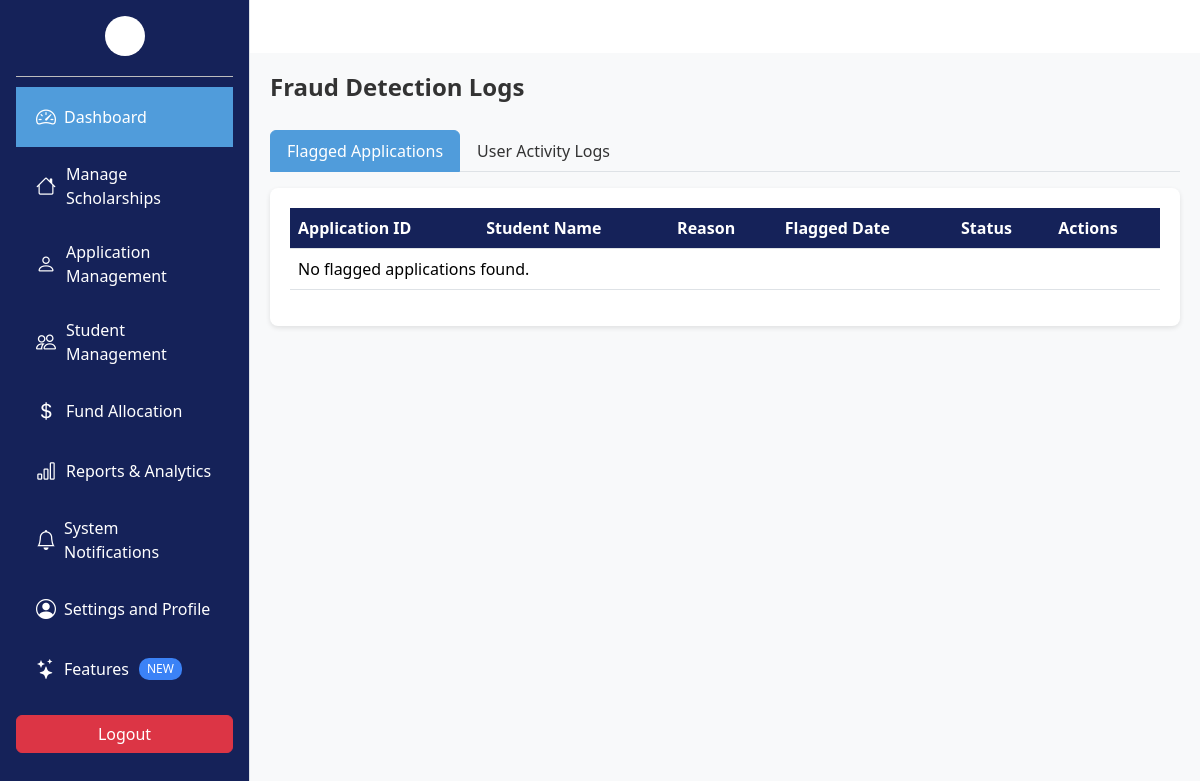
Before: /Admin/detection.php with the older database file.
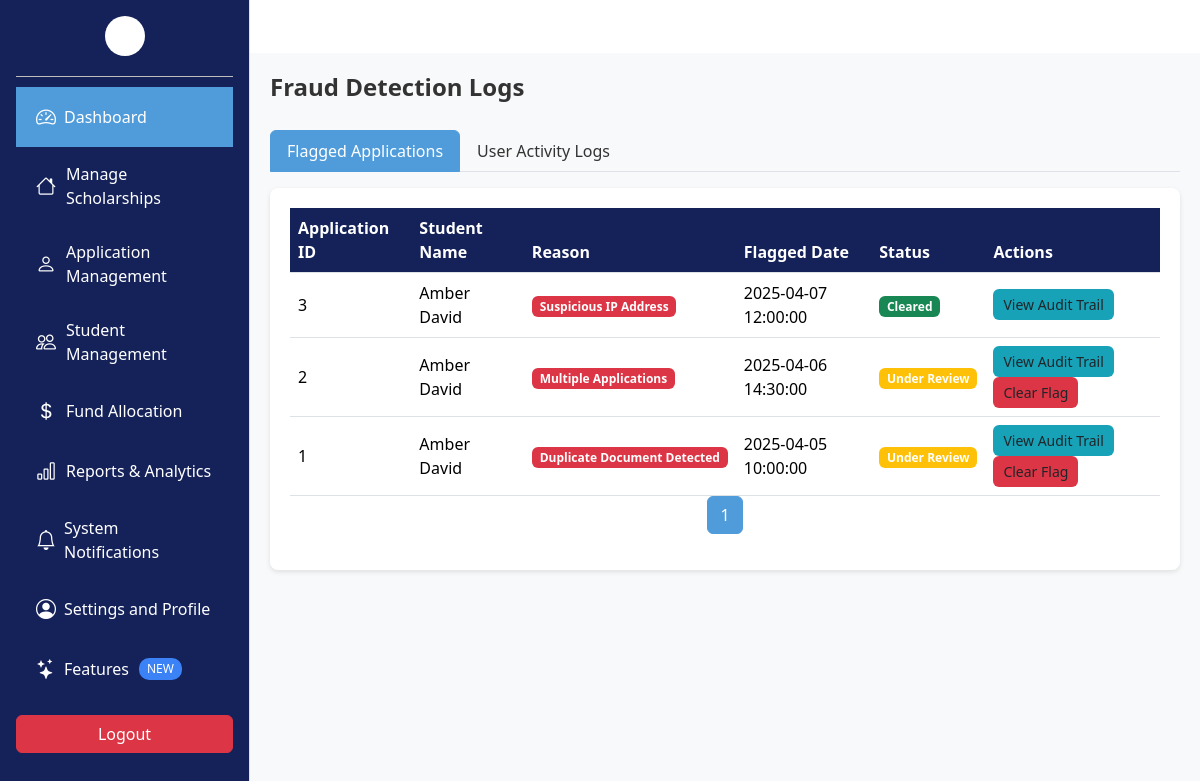
After: the same page with the newer database file.
### tables this page shows
CREATE TABLE FraudLogs (
    log_id INT PRIMARY KEY AUTO_INCREMENT,
    application_id INT DEFAULT NULL,
    user_id INT DEFAULT NULL,
    log_type ENUM('Flagged Application', 'User Activity') NOT NULL,
    reason VARCHAR(255) NOT NULL,
    details TEXT DEFAULT NULL,
    ip_address VARCHAR(45) DEFAULT NULL,
    flagged_date TIMESTAMP DEFAULT CURRENT_TIMESTAMP,
    status ENUM('Under Review', 'Cleared') DEFAULT 'Under Review',
    FOREIGN KEY (application_id) REFERENCES Applications(application_id) ON DELETE SET NULL,
    FOREIGN KEY (user_id) REFERENCES Users(user_id) ON DELETE SET NULL
);

CREATE TABLE Students (
    student_id INT PRIMARY KEY AUTO_INCREMENT,
    user_id INT NOT NULL,
    first_name VARCHAR(100) NOT NULL,
    last_name VARCHAR(100) NOT NULL,
    email VARCHAR(150) NOT NULL UNIQUE,
    phone VARCHAR(15),
    date_of_birth DATE,
    enrollment_date DATE NOT NULL,
    program VARCHAR(50) NOT NULL,
    gpa DECIMAL(3,2),
    status ENUM('Active', 'Graduated', 'Suspended', 'Withdrawn', 'Scholarship Awarded', 'Scholarship Revoked') DEFAULT 'Active',
    FOREIGN KEY (user_id) REFERENCES Users(user_id) ON DELETE CASCADE
);

### Admin/detection.php (the view, shortened to what this page needs)
<?php
include "../Database/db.php";
$page_flagged = isset($_GET['page_flagged']) ? max(1, intval($_GET['page_flagged'])) : 1;
$limit = 10;
$offset_flagged = ($page_flagged - 1) * $limit;
try {
    $sql = "SELECT COUNT(*) AS total FROM FraudLogs f WHERE f.log_type = 'Flagged Application'";
    $stmt = $conn->prepare($sql);
    $stmt->execute();
    $total_flagged = $stmt->get_result()->fetch_assoc()['total'];
    $total_pages_flagged = ceil($total_flagged / $limit);
    $sql = "SELECT f.log_id, f.application_id, s.first_name, s.last_name, f.reason, f.flagged_date, f.status
            FROM FraudLogs f
            LEFT JOIN Applications a ON f.application_id = a.application_id
            LEFT JOIN Students s ON a.student_id = s.student_id
            WHERE f.log_type = 'Flagged Application'
            ORDER BY f.flagged_date DESC
            LIMIT ? OFFSET ?";
    $stmt = $conn->prepare($sql);
    $stmt->bind_param("ii", $limit, $offset_flagged);
    $stmt->execute();
    $result = $stmt->get_result();
    $flagged_applications = [];
    while ($row = $result->fetch_assoc()) {
        $flagged_applications[] = $row;
    }
} catch (Exception $e) {
    $flagged_applications = [];
    $total_pages_flagged = 1;
    error_log("Error fetching flagged applications: " . $e->getMessage());
}
$page_activity = isset($_GET['page_activity']) ? max(1, intval($_GET['page_activity'])) : 1;
?>
<!DOCTYPE html>
<html lang="en">
<head>
    <link href="https://cdn.jsdelivr.net/npm/bootstrap@5.3.3/dist/css/bootstrap.min.css" rel="stylesheet" />
    <link href="https://cdn.jsdelivr.net/npm/bootstrap-icons@1.10.5/font/bootstrap-icons.css" rel="stylesheet" />
</head>
<body>
   <?php include 'sidebar.php'; ?>
    <div class="main-content">
        <div class="page-header">
            <h1>Fraud Detection Logs</h1>
        </div>
        <ul class="nav nav-tabs mb-3" id="logTabs" role="tablist">
            <li class="nav-item" role="presentation">
                <button class="nav-link active" id="flagged-tab" data-bs-toggle="tab" data-bs-target="#flagged" type="button" role="tab" aria-controls="flagged" aria-selected="true">Flagged Applications</button>
            </li>
            <li class="nav-item" role="presentation">
                <button class="nav-link" id="activity-tab" data-bs-toggle="tab" data-bs-target="#activity" type="button" role="tab" aria-controls="activity" aria-selected="false">User Activity Logs</button>
            </li>
        </ul>
        <div class="tab-content" id="logTabContent">
            <div class="tab-pane fade show active" id="flagged" role="tabpanel" aria-labelledby="flagged-tab">
                <div class="logs-table">
                    <table class="table table-hover">
                        <thead>
                            <tr>
                                <th>Application ID</th>
                                <th>Student Name</th>
                                <th>Reason</th>
                                <th>Flagged Date</th>
                                <th>Status</th>
                                <th>Actions</th>
                            </tr>
                        </thead>
                        <tbody id="flaggedApplications">
                            <?php foreach ($flagged_applications as $log): ?>
                                <tr data-id="<?php echo htmlspecialchars($log['log_id']); ?>">
                                    <td><?php echo htmlspecialchars($log['application_id'] ?? 'N/A'); ?></td>
                                    <td><?php echo htmlspecialchars(($log['first_name'] && $log['last_name']) ? $log['first_name'] . ' ' . $log['last_name'] : 'N/A'); ?></td>
                                    <td><span class="badge bg-danger"><?php echo htmlspecialchars($log['reason']); ?></span></td>
                                    <td><?php echo htmlspecialchars($log['flagged_date']); ?></td>
                                    <td><span class="badge bg-<?php echo $log['status'] == 'Under Review' ? 'warning' : 'success'; ?>"><?php echo htmlspecialchars($log['status']); ?></span></td>
                                    <td>
                                        <button class="btn btn-view" data-bs-toggle="modal" data-bs-target="#auditTrailModal" onclick="viewAuditTrail(<?php echo $log['log_id']; ?>)">View Audit Trail</button>
                                        <?php if ($log['status'] == 'Under Review'): ?>
                                            <button class="btn btn-clear" onclick="clearFlag(<?php echo $log['log_id']; ?>)">Clear Flag</button>
                                        <?php endif; ?>
                                    </td>
                                </tr>
                            <?php endforeach; ?>
                            <?php if (empty($flagged_applications)): ?>
                                <tr><td colspan="6">No flagged applications found.</td></tr>
                            <?php endif; ?>
                        </tbody>
                    </table>
                    <nav aria-label="Page navigation">
                        <ul class="pagination" id="paginationFlagged">
                            <?php for ($i = 1; $i <= $total_pages_flagged; $i++): ?>
                                <li class="page-item <?php echo $page_flagged == $i ? 'active' : ''; ?>">
                                    <a class="page-link" href="?page_flagged=<?php echo $i; ?>&page_activity=<?php echo $page_activity; ?>" onclick="changePage('flagged', <?php echo $i; ?>)"><?php echo $i; ?></a>
                                </li>
                            <?php endfor; ?>
                        </ul>
                    </nav>
                </div>
            </div>
        </div>
    </div>
</body>
</html>

### Admin/sidebar.php (shortened to what this page needs)
<div>
  <div class="d-flex">
    <h4 class="mb-4">Menu</h4>
    <div class="bg-light border-end p-3 sidebar" style="width: 250px; height: 100vh; overflow-y: auto;">
      <div class="nav flex-column">
        <a href="dashboard.php" class="nav-link">
          <i class="bi bi-speedometer2 me-2"></i> Dashboard
        </a>
        <a href="scholarship.php" class="nav-link">
          <i class="bi bi-house"></i> Manage Scholarships
        </a>
        <a href="application.php" class="nav-link">
          <i class="bi bi-person"></i> Application Management
        </a>
        <a href="student.php" class="nav-link">
          <i class="bi bi-people"></i> Student Management
        </a>
        <a href="fund.php" class="nav-link">
          <i class="bi bi-currency-dollar"></i> Fund Allocation
        </a>
        <a href="reports.php" class="nav-link">
          <i class="bi bi-bar-chart"></i> Reports & Analytics
        </a>
        <a href="notification.php" class="nav-link">
          <i class="bi bi-bell me-2"></i>System Notifications
        </a>
        <a href="settings.php" class="nav-link">
          <i class="bi bi-person-circle me-2"></i> Settings and Profile
        </a>
        <a href="#" class="nav-link">
          <i class="bi bi-stars me-2"></i> Features
        </a>
      </div>
      <div>
        <a href="/Scholarship_Management_System/login.php" class="btn btn-danger mt-3 w-100">Logout</a>
      </div>
    </div>
  </div>

### Admin/detection.php (style rules this page uses)
.main-content { background-color: #f8f9fa; min-height: 100vh; padding: 20px; }
.page-header { display: flex; justify-content: space-between; align-items: center; margin-bottom: 20px; }
.page-header h1 { font-size: 24px; font-weight: 600; color: #333; }
.nav-tabs .nav-link { color: #333; font-weight: 500; }
.nav-tabs .nav-link.active { background-color: #509CDB; color: #ffffff; border-color: #509CDB; }
.logs-table { background-color: #ffffff; border-radius: 8px; padding: 20px; box-shadow: 0 2px 5px rgba(0, 0, 0, 0.1); margin-bottom: 20px; }
.logs-table .table { margin-bottom: 0; }
.logs-table .table th { background-color: #152259; color: #ffffff; }
.logs-table .table td { vertical-align: middle; }
.logs-table .table .badge { font-size: 12px; }
.logs-table .btn-view { background-color: #17a2b8; border: none; font-size: 14px; padding: 5px 10px; margin-right: 5px; }
.logs-table .btn-clear { background-color: #dc3545; border: none; font-size: 14px; padding: 5px 10px; }
.pagination { justify-content: center; }
.pagination .page-link { color: #509CDB; }
.pagination .page-item.active .page-link { background-color: #509CDB; border-color: #509CDB; color: #ffffff; }

### Admin/sidebar.php (style rules this page uses)
div.bg-light.border-end.p-3.sidebar { background-color: #152259 !important; color: #ffffff; width: 250px; height: 100vh; padding-top: 20px; position: fixed; top: 0; left: 0; }
.sidebar::before { content: ''; display: block; width: 40px; height: 40px; background-color: #ffffff; border-radius: 50%; margin: 0 auto 20px; }
.sidebar .nav::before { content: ''; display: block; width: 100%; height: 1px; background-color: #BDBDBD; margin: 0 auto 10px; }
.sidebar .nav-link { color: #ffffff; padding: 15px 20px; display: flex; align-items: center; font-size: 16px; }
.sidebar .nav-link:first-child { background-color: #509CDB; }
.sidebar .nav-link i { margin-right: 10px; font-size: 20px; }
.sidebar .nav-link:last-child::after { content: 'NEW'; background-color: #3b82f6; color: #ffffff; font-size: 12px; padding: 2px 8px; border-radius: 10px; margin-left: 10px; }
.main-content { margin-left: 250px; padding: 20px; }

Changed rows visible on the page:
added fraudlogs: application "3", students.first_name+last_name "Amber David", reason "Suspicious IP Address", flagged_date "2025-04-07 12:00:00", status "Cleared"
added fraudlogs: application "2", students.first_name+last_name "Amber David", reason "Multiple Applications", flagged_date "2025-04-06 14:30:00", status "Under Review"
added fraudlogs: application "1", students.first_name+last_name "Amber David", reason "Duplicate Document Detected", flagged_date "2025-04-05 10:00:00", status "Under Review"
Other visible differences:
new list line: "1"
text no longer shown: "No flagged applications found."
